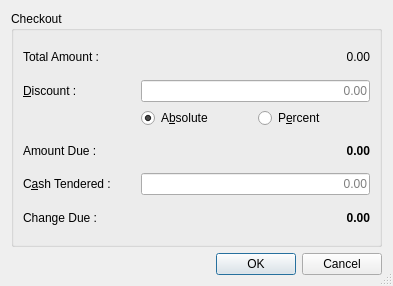
<?xml version="1.0" encoding="UTF-8"?>
<ui version="4.0">
 <class>CheckoutForm</class>
 <widget class="QDialog" name="CheckoutForm">
  <property name="geometry">
   <rect>
    <x>0</x>
    <y>0</y>
    <width>393</width>
    <height>286</height>
   </rect>
  </property>
  <property name="windowTitle">
   <string>Dialog</string>
  </property>
  <property name="sizeGripEnabled">
   <bool>true</bool>
  </property>
  <property name="modal">
   <bool>true</bool>
  </property>
  <layout class="QVBoxLayout" name="verticalLayout_2">
   <item>
    <widget class="QGroupBox" name="groupBox">
     <property name="title">
      <string>Checkout</string>
     </property>
     <layout class="QVBoxLayout" name="verticalLayout">
      <item>
       <layout class="QGridLayout" name="gridLayout">
        <item row="0" column="0">
         <widget class="QLabel" name="label">
          <property name="text">
           <string>Total Amount :</string>
          </property>
         </widget>
        </item>
        <item row="1" column="0">
         <widget class="QLabel" name="label_2">
          <property name="text">
           <string>&amp;Discount :</string>
          </property>
          <property name="buddy">
           <cstring>discount_le</cstring>
          </property>
         </widget>
        </item>
        <item row="1" column="1" colspan="2">
         <widget class="QLineEdit" name="discount_le">
          <property name="alignment">
           <set>Qt::AlignRight|Qt::AlignTrailing|Qt::AlignVCenter</set>
          </property>
          <property name="placeholderText">
           <string>0.00</string>
          </property>
         </widget>
        </item>
        <item row="2" column="1">
         <widget class="QRadioButton" name="absolute_rb">
          <property name="text">
           <string>A&amp;bsolute</string>
          </property>
          <property name="checked">
           <bool>true</bool>
          </property>
         </widget>
        </item>
        <item row="2" column="2">
         <widget class="QRadioButton" name="percent_rb">
          <property name="text">
           <string>P&amp;ercent</string>
          </property>
          <property name="checked">
           <bool>false</bool>
          </property>
         </widget>
        </item>
        <item row="3" column="0">
         <widget class="QLabel" name="label_5">
          <property name="text">
           <string>Amount Due :</string>
          </property>
         </widget>
        </item>
        <item row="4" column="0">
         <widget class="QLabel" name="label_3">
          <property name="text">
           <string>C&amp;ash Tendered :</string>
          </property>
          <property name="buddy">
           <cstring>cash_le</cstring>
          </property>
         </widget>
        </item>
        <item row="4" column="1" colspan="2">
         <widget class="QLineEdit" name="cash_le">
          <property name="alignment">
           <set>Qt::AlignRight|Qt::AlignTrailing|Qt::AlignVCenter</set>
          </property>
          <property name="placeholderText">
           <string>0.00</string>
          </property>
         </widget>
        </item>
        <item row="5" column="0">
         <widget class="QLabel" name="label_4">
          <property name="text">
           <string>Change Due :</string>
          </property>
         </widget>
        </item>
        <item row="0" column="1" colspan="2">
         <widget class="QLabel" name="total_lb">
          <property name="font">
           <font>
            <weight>50</weight>
            <bold>false</bold>
           </font>
          </property>
          <property name="frameShape">
           <enum>QFrame::NoFrame</enum>
          </property>
          <property name="text">
           <string>0.00</string>
          </property>
          <property name="alignment">
           <set>Qt::AlignRight|Qt::AlignTrailing|Qt::AlignVCenter</set>
          </property>
         </widget>
        </item>
        <item row="3" column="1" colspan="2">
         <widget class="QLabel" name="amount_due_lb">
          <property name="font">
           <font>
            <weight>75</weight>
            <bold>true</bold>
            <kerning>true</kerning>
           </font>
          </property>
          <property name="frameShape">
           <enum>QFrame::NoFrame</enum>
          </property>
          <property name="frameShadow">
           <enum>QFrame::Plain</enum>
          </property>
          <property name="text">
           <string>0.00</string>
          </property>
          <property name="alignment">
           <set>Qt::AlignRight|Qt::AlignTrailing|Qt::AlignVCenter</set>
          </property>
         </widget>
        </item>
        <item row="5" column="1" colspan="2">
         <widget class="QLabel" name="change_lb">
          <property name="font">
           <font>
            <weight>75</weight>
            <bold>true</bold>
           </font>
          </property>
          <property name="frameShape">
           <enum>QFrame::NoFrame</enum>
          </property>
          <property name="text">
           <string>0.00</string>
          </property>
          <property name="alignment">
           <set>Qt::AlignRight|Qt::AlignTrailing|Qt::AlignVCenter</set>
          </property>
         </widget>
        </item>
       </layout>
      </item>
     </layout>
    </widget>
   </item>
   <item>
    <widget class="QDialogButtonBox" name="buttonBox">
     <property name="orientation">
      <enum>Qt::Horizontal</enum>
     </property>
     <property name="standardButtons">
      <set>QDialogButtonBox::Cancel|QDialogButtonBox::Ok</set>
     </property>
    </widget>
   </item>
  </layout>
 </widget>
 <tabstops>
  <tabstop>discount_le</tabstop>
  <tabstop>cash_le</tabstop>
  <tabstop>buttonBox</tabstop>
 </tabstops>
 <resources/>
 <connections>
  <connection>
   <sender>buttonBox</sender>
   <signal>accepted()</signal>
   <receiver>CheckoutForm</receiver>
   <slot>accept()</slot>
   <hints>
    <hint type="sourcelabel">
     <x>248</x>
     <y>254</y>
    </hint>
    <hint type="destinationlabel">
     <x>157</x>
     <y>274</y>
    </hint>
   </hints>
  </connection>
  <connection>
   <sender>buttonBox</sender>
   <signal>rejected()</signal>
   <receiver>CheckoutForm</receiver>
   <slot>reject()</slot>
   <hints>
    <hint type="sourcelabel">
     <x>316</x>
     <y>260</y>
    </hint>
    <hint type="destinationlabel">
     <x>286</x>
     <y>274</y>
    </hint>
   </hints>
  </connection>
 </connections>
</ui>
